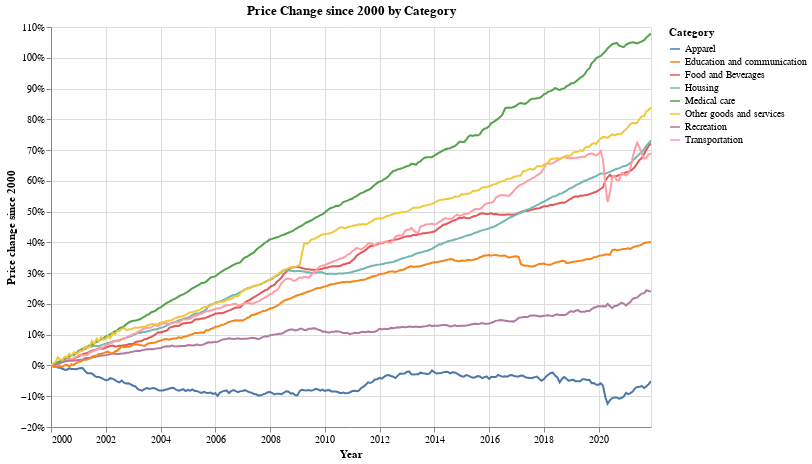

This figure's notebook cell:
### Code cell
# Line Chart
alt.Chart(df[['date','change','Category']][(df['date'] >= start_date) & (df['date'] <= end_date)], title='Price Change since ' + str(start_year) +' by Category').mark_line().encode(
    x = alt.X('date', title = 'Year'),
    y = alt.Y('change', title='Price change since ' + str(start_year), axis=alt.Axis(format='%')),
    color = 'Category'
).properties(height=400, width=600).interactive()

### Figure 1 — Vega-Lite specification as saved in the notebook (floating-point values rounded to 4 significant figures; data arrays with more than 128 entries replaced by an {"elided": "..."} marker saying what was removed)
{"config": {"view": {"continuousWidth": 400, "continuousHeight": 300}}, "data": {"name": "data-1181091a303f21e78dbb0b7301dee650"}, "mark": "line", "encoding": {"color": {"field": "Category", "type": "nominal"}, "x": {"field": "date", "title": "Year", "type": "temporal"}, "y": {"axis": {"format": "%"}, "field": "change", "title": "Price change since 2000", "type": "quantitative"}}, "height": 400, "selection": {"selector068": {"type": "interval", "bind": "scales", "encodings": ["x", "y"]}}, "title": "Price Change since 2000 by Category", "width": 600, "$schema": "https://vega.github.io/schema/vega-lite/v4.17.0.json", "datasets": {"data-1181091a303f21e78dbb0b7301dee650": {"elided": "2112 records"}}}
